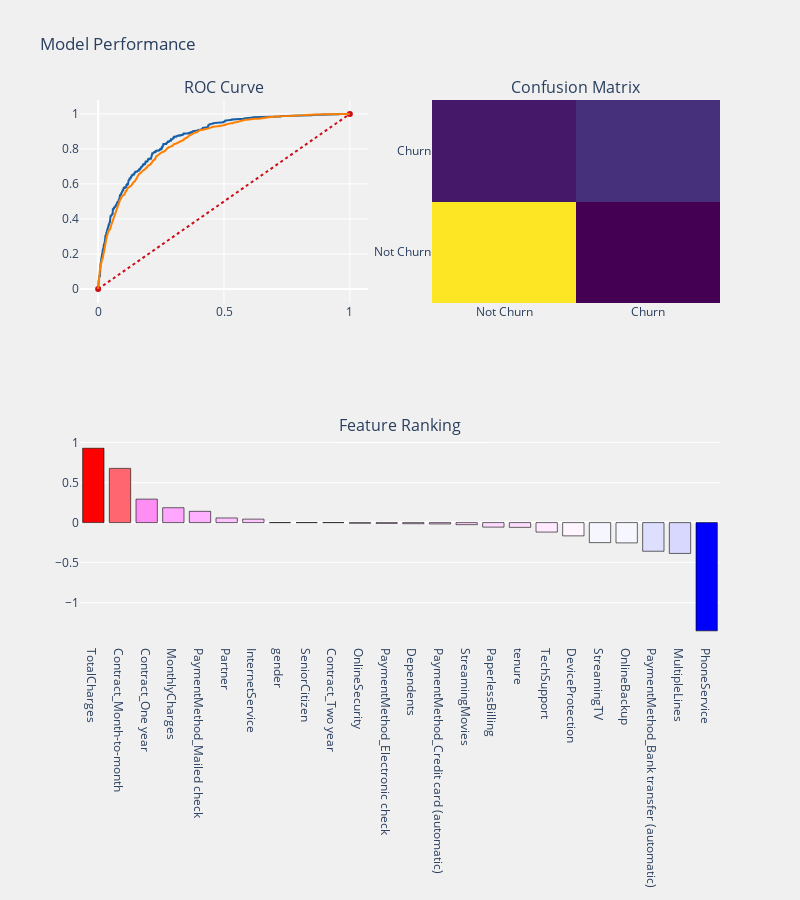

Notebook source saved alongside this figure:
### Markdown cell above
### 5.3 Lasso Model

### Code cell
log_lasso = LogisticRegression(penalty='l1', random_state=6)
logit_lasso = log_lasso.fit(X_train_transformed,y_train)
prediction_function(logit_lasso,X_train_transformed,X_test_transformed,y_train,y_test)

### Figure 1 — Plotly figure (JSON) as saved in the notebook; plotly's stock layout.template omitted (floating-point values rounded to 4 significant figures; data arrays with more than 128 entries replaced by an {"elided": "..."} marker saying what was removed)
{"data": [{"colorscale": [[0, "#440154"], [0.1111, "#482878"], [0.2222, "#3e4989"], [0.3333, "#31688e"], [0.4444, "#26828e"], [0.5556, "#1f9e89"], [0.6667, "#35b779"], [0.7778, "#6ece58"], [0.8889, "#b5de2b"], [1, "#fde725"]], "name": "matrix", "showscale": false, "type": "heatmap", "x": ["Not Churn", "Churn"], "xaxis": "x2", "y": ["Not Churn", "Churn"], "yaxis": "y2", "z": [[1150, 133], [201, 274]]}, {"line": {"color": "rgb(22, 96, 167)", "width": 2}, "name": "ROC Test", "type": "scatter", "x": {"elided": "472 float values"}, "xaxis": "x", "y": {"elided": "472 float values"}, "yaxis": "y"}, {"line": {"color": "rgb(205, 12, 24)", "dash": "dot", "width": 2}, "type": "scatter", "x": [0, 1], "xaxis": "x", "y": [0, 1], "yaxis": "y"}, {"line": {"color": "rgb(255, 128, 0)", "width": 2}, "name": "ROC Train", "type": "scatter", "x": {"elided": "1470 float values"}, "xaxis": "x", "y": {"elided": "1470 float values"}, "yaxis": "y"}, {"marker": {"color": [0.9289, 0.6776, 0.2933, 0.1859, 0.1408, 0.05807, 0.04333, 0, 0, 0, 0, -0.008748, -0.009856, -0.01383, -0.01648, -0.02557, -0.05633, -0.05922, -0.1183, -0.1657, -0.2501, -0.2534, -0.3579, -0.3851, -1.353], "colorscale": [[0, "rgb(0,0,255)"], [0.1, "rgb(51,153,255)"], [0.2, "rgb(102,204,255)"], [0.3, "rgb(153,204,255)"], [0.4, "rgb(204,204,255)"], [0.5, "rgb(255,255,255)"], [0.6, "rgb(255,204,255)"], [0.7, "rgb(255,153,255)"], [0.8, "rgb(255,102,204)"], [0.9, "rgb(255,102,102)"], [1, "rgb(255,0,0)"]], "line": {"color": "black", "width": 0.6}}, "name": "coefficients", "type": "bar", "x": ["TotalCharges", "Contract_Month-to-month", "Contract_One year", "MonthlyCharges", "PaymentMethod_Mailed check", "Partner", "InternetService", "gender", "SeniorCitizen", "Contract_Two year", null, "OnlineSecurity", "PaymentMethod_Electronic check", "Dependents", "PaymentMethod_Credit card (automatic)", "StreamingMovies", "PaperlessBilling", "tenure", "TechSupport", "DeviceProtection", "StreamingTV", "OnlineBackup", "PaymentMethod_Bank transfer (automatic)", "MultipleLines", "PhoneService"], "xaxis": "x3", "y": [0.9289, 0.6776, 0.2933, 0.1859, 0.1408, 0.05807, 0.04333, 0, 0, 0, 0, -0.008748, -0.009856, -0.01383, -0.01648, -0.02557, -0.05633, -0.05922, -0.1183, -0.1657, -0.2501, -0.2534, -0.3579, -0.3851, -1.353], "yaxis": "y3"}], "layout": {"annotations": [{"font": {"size": 16}, "showarrow": false, "text": "ROC Curve", "x": 0.225, "xanchor": "center", "xref": "paper", "y": 1, "yanchor": "bottom", "yref": "paper"}, {"font": {"size": 16}, "showarrow": false, "text": "Confusion Matrix", "x": 0.775, "xanchor": "center", "xref": "paper", "y": 1, "yanchor": "bottom", "yref": "paper"}, {"font": {"size": 16}, "showarrow": false, "text": "Feature Ranking", "x": 0.5, "xanchor": "center", "xref": "paper", "y": 0.375, "yanchor": "bottom", "yref": "paper"}], "autosize": false, "height": 900, "margin": {"b": 195}, "paper_bgcolor": "rgba(240,240,240, 0.95)", "plot_bgcolor": "rgba(240,240,240, 0.95)", "showlegend": false, "title": {"text": "Model Performance"}, "width": 800, "xaxis": {"anchor": "y", "domain": [0, 0.45]}, "xaxis2": {"anchor": "y2", "domain": [0.55, 1]}, "xaxis3": {"anchor": "y3", "domain": [0, 1]}, "yaxis": {"anchor": "x", "domain": [0.625, 1]}, "yaxis2": {"anchor": "x2", "domain": [0.625, 1]}, "yaxis3": {"anchor": "x3", "domain": [0, 0.375]}}}
